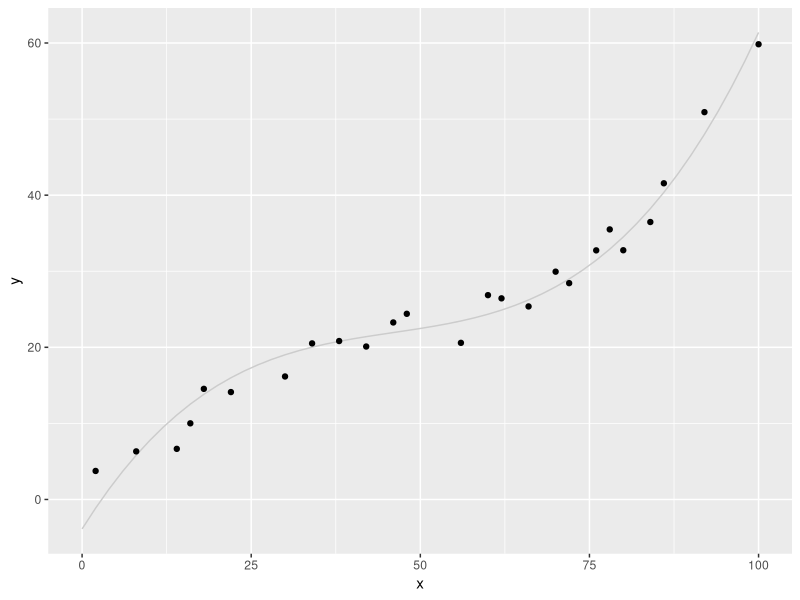
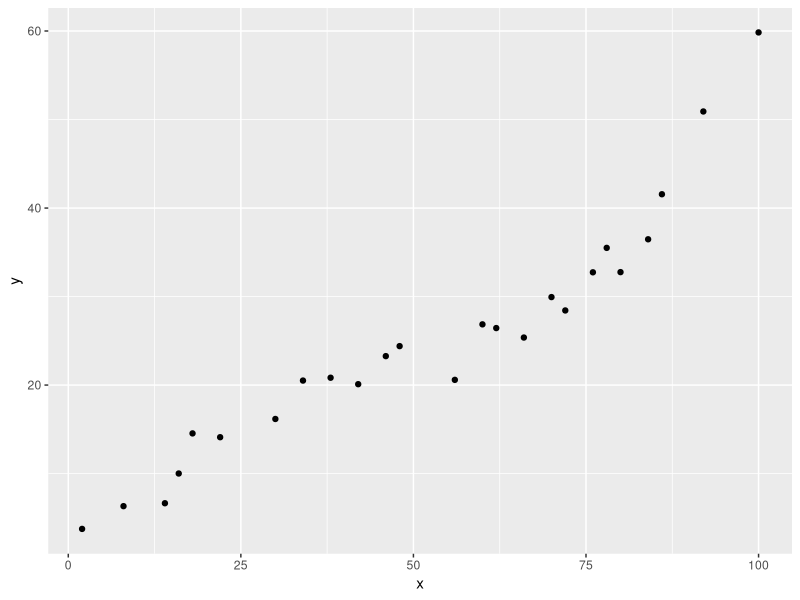
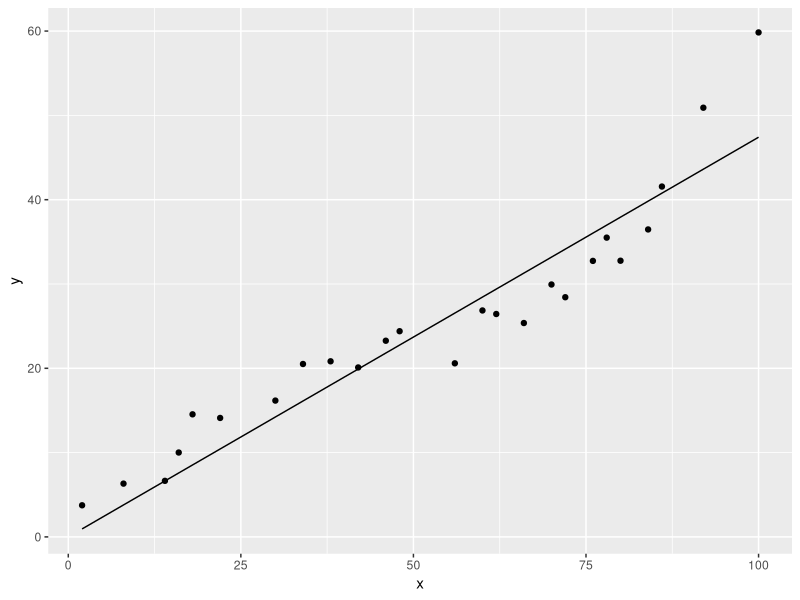
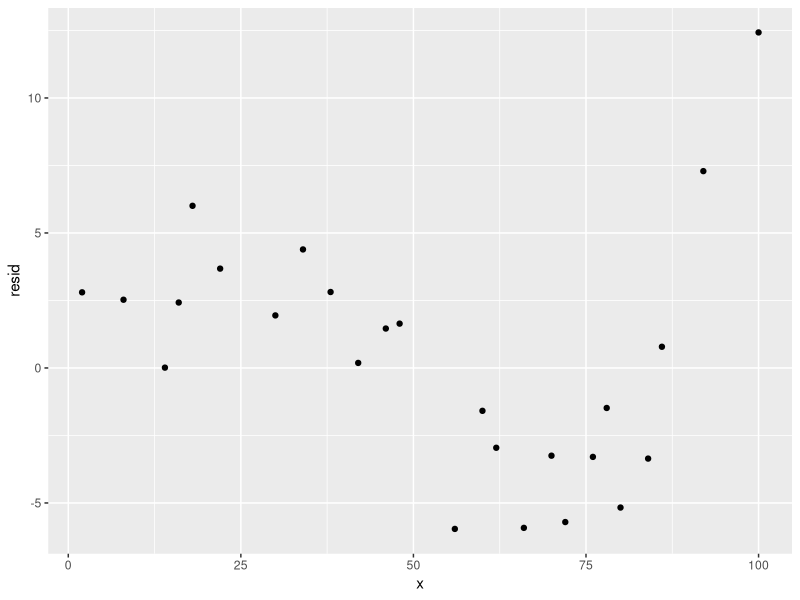
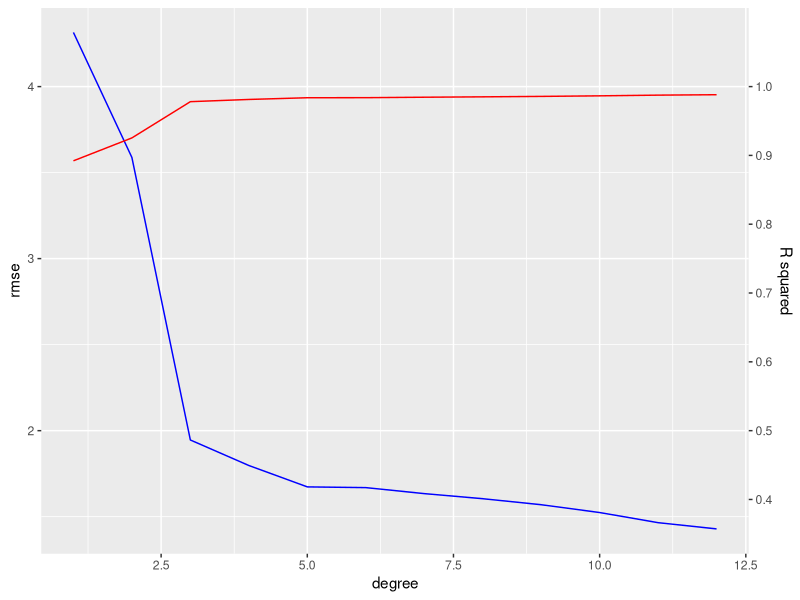
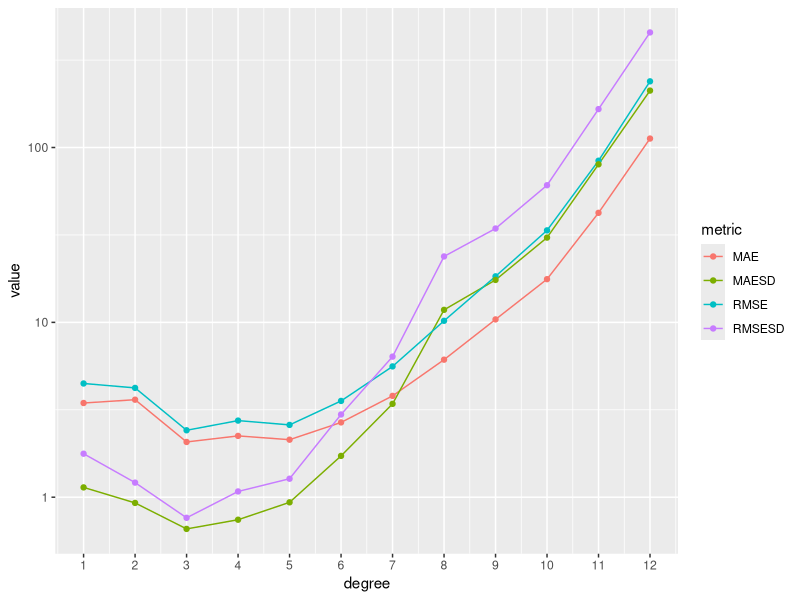
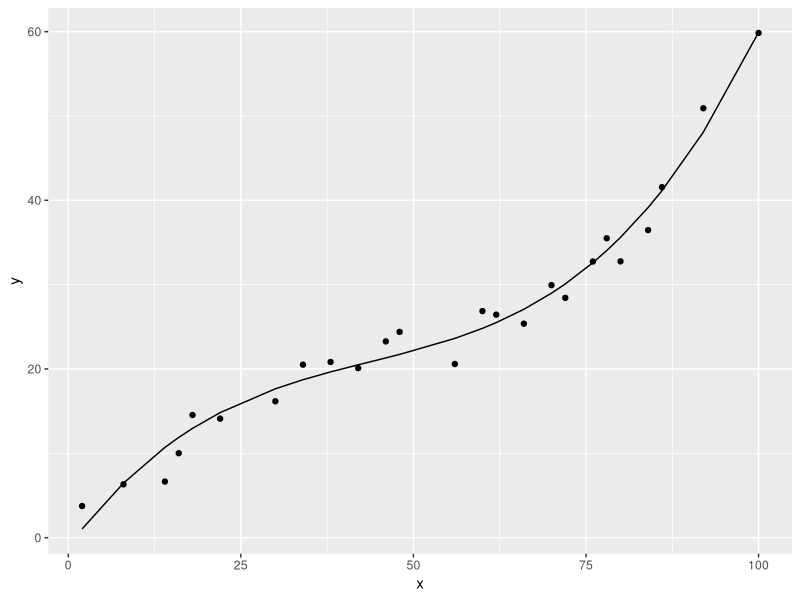
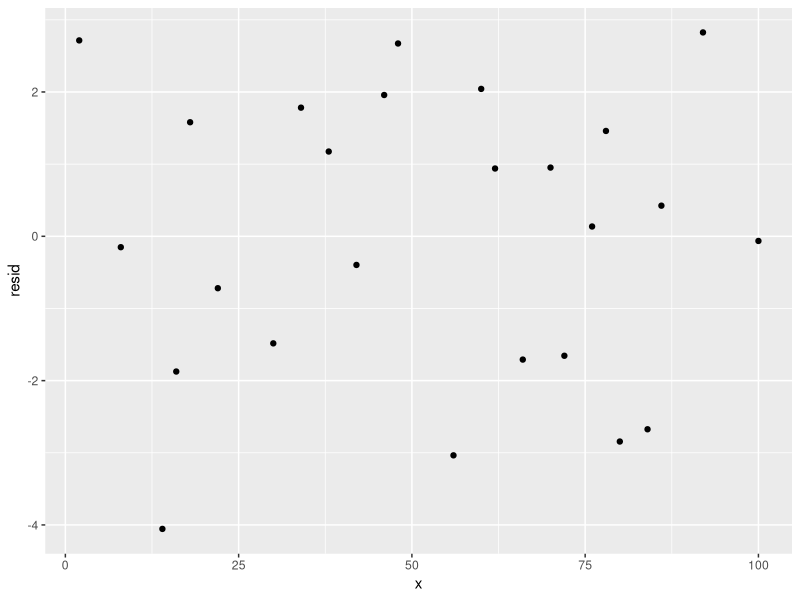

Write the R code that produced these figures, in order.
## ---- chunk 1
library(tidyverse)
library(caret)
library(modelr)
library(caret)
## ---- chunk 2
set.seed(0)
y=c(-3, 5, 11.5, 17, 21, 23, 23, 24, 26, 29.5, 37, 48, 62)

df <- tibble(
  x=seq(0,100, 2),
  ytn=splinefun(seq(0, 100, length.out=length(y)), y)(x),
  yt = ytn + rnorm(length(x), 0, 2)
) 

df.lm <- lm(yt~poly(x, 3, raw=T), data=df)
summary(df.lm)

df <- df %>% 
  add_residuals(df.lm) %>% 
  add_predictions(df.lm, var="yn") %>% 
  mutate(y=yn + rnorm(n(), 0, 2))
## ---- chunk 3
s <- 3
prop <- 0.5
set.seed(s)
df %>% 
  slice_sample(prop=prop) %>% 
  ggplot(aes(x=x, y=y)) +
  geom_line(data=df, aes(y=yn), color=grey(0.8)) + 
  geom_point()

set.seed(s)
df %>%
  slice_sample(prop=prop) %>% 
  select(x, y) %>% 
  mutate(y=y %>% round(2)) %>% 
  write_csv("kfold.csv")

## ---- chunk 4
data <- read_csv("data/kfold.csv", 
                 show_col_types = FALSE)
data %>% ggplot(aes(x=x, y=y)) + geom_point()
## ---- chunk 5
data.lm <-lm(y~x - 1, data=data)

data %>% 
  add_predictions(data.lm) %>%
  ggplot(aes(x=x)) +
  geom_point(aes(y=y)) +
  geom_line(aes(y=pred))

data %>% 
  add_residuals(data.lm) %>% 
  ggplot(aes(x=x, y=resid)) +
  geom_point()
## ---- chunk 6
deg <- 2:12
args <- list(
  ~y, ~x,
  map(deg, ~as.formula(paste0("~poly(x,", ., ")")))
) %>% 
  unlist()
## ---- chunk 7
fits <- data %>% fit_with(
  lm, 
  .formulas=do.call(formulas, args)
)
## ---- chunk 8
tibble(
  degree=c(1,deg), # deg starts from 2!
  rsquare=fits %>% map_dbl(~rsquare(., data)),
  rmse=fits %>% map_dbl(~rmse(., data))
) %>% 
  ggplot(aes(x=degree)) +
  geom_line(aes(y=rmse), color="blue") +
  geom_line(aes(y=rsquare*4), color="red") +
  scale_y_continuous(sec.axis = sec_axis(
    \(x) scales::rescale(x, from=c(0,4), to=c(0,1)),
    breaks=seq(0, 1, 0.1),
    name="R squared"))
## ---- chunk 9
ctrl <- trainControl(method = "repeatedcv", number=5, repeats=100)
model <- train(y~poly(x,8), data=data, method="lm", trControl=ctrl)

model
## ---- chunk 10
model$results %>% knitr::kable()
## ---- chunk 11
fit_quality <- tibble(
  degree=c(1,deg),
  results=map(degree, function(n) {
    fm <- paste0("y~poly(x,", n, ")") %>% as.formula()
    train(fm, data=data, method="lm", trControl=ctrl)$results
    })
) %>% 
  unnest(cols=results)
## ---- chunk 12
fit_quality %>% 
  select(-intercept, -starts_with("Rsquared")) %>% 
  pivot_longer(-degree, names_to = "metric") %>% 
  ggplot(aes(x=degree, y=value, group=metric, color=metric)) + 
  geom_line() +
  geom_point() +
  scale_y_log10() +
  scale_x_continuous(breaks=c(1,deg))
## ---- chunk 13
data.lm <- lm(y~poly(x, 3), data=data)

data %>% 
  add_predictions(data.lm) %>% 
  ggplot(aes(x=x, y=y)) +
  geom_point() +
  geom_line(aes(y=pred))

data %>% 
  add_residuals(data.lm) %>% 
  ggplot(aes(x=x, y=resid)) +
  geom_point()
## ---- chunk 14
data %>% 
  ggplot(aes(x=x, y=y)) +
  geom_point() +
  geom_smooth(method="lm", formula=y~poly(x, 3))
